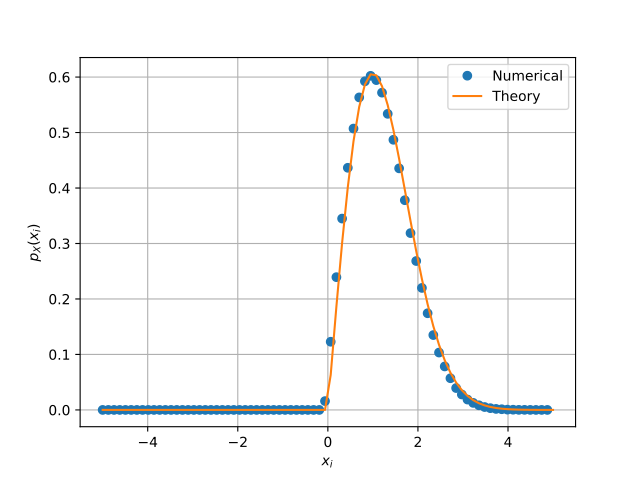

Write the Python code that produced this figure.
#Importing numpy, scipy, mpmath and pyplot
import numpy as np
import mpmath as mp
import scipy 
import matplotlib.pyplot as plt
import math

#if using termux
# import subprocess
# import shlex
# #end if


maxrange=80
maxlim=5.0
x = np.linspace(-maxlim,maxlim,maxrange)#points on the x axis
simlen = int(1e6) #number of samples
err = [] #declaring probability list
pdf = [] #declaring pdf list
h = 2*maxlim/(maxrange-1)
#randvar = np.random.normal(0,1,simlen)
#randvar = np.loadtxt('uni.dat',dtype='double')
randvar = np.loadtxt('A.dat',dtype='double')

for i in range(0,maxrange):
	err_ind = np.nonzero(randvar < x[i]) #checking probability condition
	err_n = np.size(err_ind) #computing the probability
	err.append(err_n/simlen) #storing the probability values in a list

	
for i in range(0,maxrange-1):
	test = (err[i+1]-err[i])/(x[i+1]-x[i])
	pdf.append(test) #storing the pdf values in a list

def T_pdf(y):
    if(y<0):
        return 0.00
    else:
        return y*math.exp(-(y**2)/2)
      

vec_T_pdf = scipy.vectorize(T_pdf)

plt.plot(x[0:(maxrange-1)].T,pdf,'o')
plt.plot(x,vec_T_pdf(x))
plt.grid() #creating the grid
plt.xlabel('$x_i$')
plt.ylabel('$p_X(x_i)$')
plt.legend(["Numerical","Theory"])

#if using termux
#plt.savefig('../figs/uni_pdf.pdf')
#plt.savefig('../figs/uni_pdf.eps')
#subprocess.run(shlex.split("termux-open ../figs/uni_pdf.pdf"))
#if using termux
# plt.savefig('../figs/gauss_pdf.pdf')
# plt.savefig('../figs/gauss_pdf.eps')
# subprocess.run(shlex.split("termux-open ../figs/gauss_pdf.pdf"))
#else
plt.show() #opening the plot window
